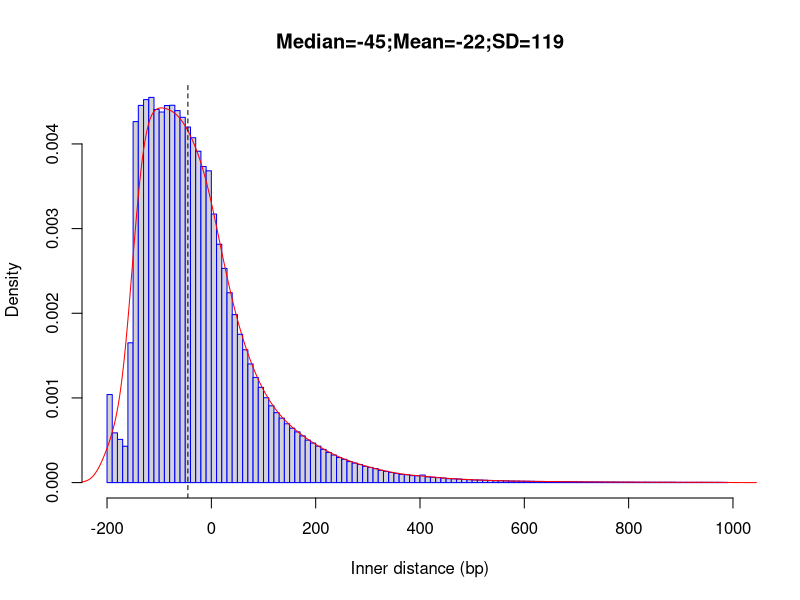

The R script that drew this image:
png("/rds/user/is460/hpc-work/muscle-rnaseq/ezbamqc/output/figs/srpk3_hom_ttnb_het_8.inner_distance_plot.png",width=500,height=500,units="px")
fragsize=rep(c(-195,-185,-175,-165,-155,-145,-135,-125,-115,-105,-95,-85,-75,-65,-55,-45,-35,-25,-15,-5,5,15,25,35,45,55,65,75,85,95,105,115,125,135,145,155,165,175,185,195,205,215,225,235,245,255,265,275,285,295,305,315,325,335,345,355,365,375,385,395,405,415,425,435,445,455,465,475,485,495,505,515,525,535,545,555,565,575,585,595,605,615,625,635,645,655,665,675,685,695,705,715,725,735,745,755,765,775,785,795,805,815,825,835,845,855,865,875,885,895,905,915,925,935,945,955,965,975,985),times=c(108825,61469,53436,44922,172770,446202,466227,473383,476086,461133,458015,466032,466383,459761,451510,439484,426281,409590,390691,385359,331922,294559,264751,234689,207639,183349,164168,146675,129917,117760,104920,94935,86411,79672,72700,67242,62696,57771,52471,48810,45025,41075,37251,34051,30986,28739,26049,24148,22389,20130,18745,17292,15148,13908,12551,11416,10183,9669,8614,8352,9337,7054,6581,6166,5645,4877,4704,4374,3862,3570,3264,3106,2924,2639,2350,2248,2116,1901,1834,1755,1652,1537,1443,1404,1287,1224,1155,1065,1054,996,992,833,798,796,723,665,700,641,554,575,555,517,442,462,440,418,418,406,404,374,335,311,342,324,344,323,312,332,233))
frag_sd = round(sd(fragsize),digits=0)
frag_mean = round(mean(fragsize),digits=0)
frag_median = round(median(fragsize),digits=0)
hist(fragsize,probability=T,breaks=120,xlim=c(-200,1000),xlab="Inner distance (bp)",main=paste(c("Median=",frag_median,";","Mean=",frag_mean,";","SD=",frag_sd),collapse=""),border="blue")
lines(density(fragsize,bw=20),col='red')
abline(v=frag_median,lty=2)
dev.state = dev.off()
